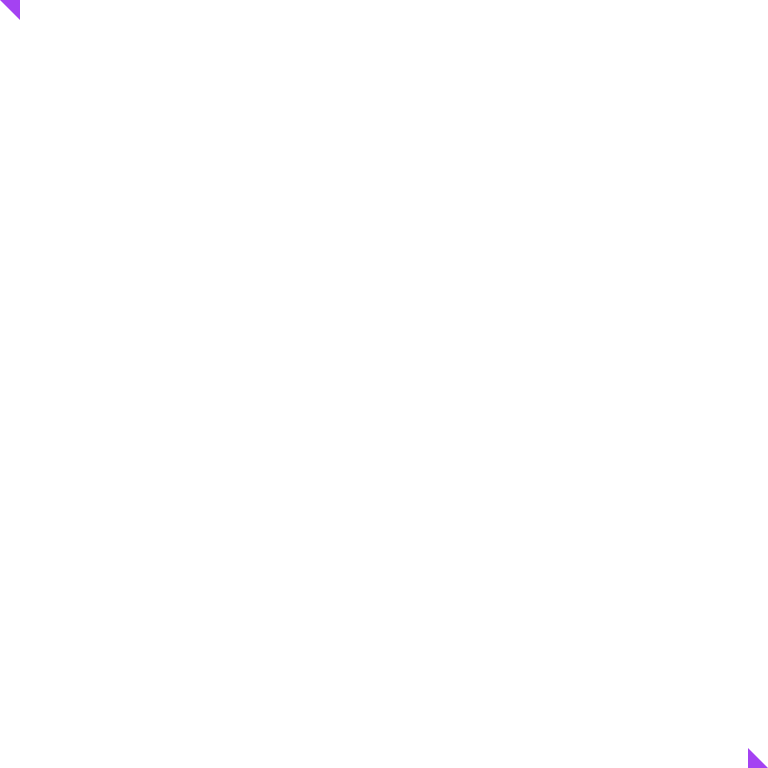
Frame 1 (no input)
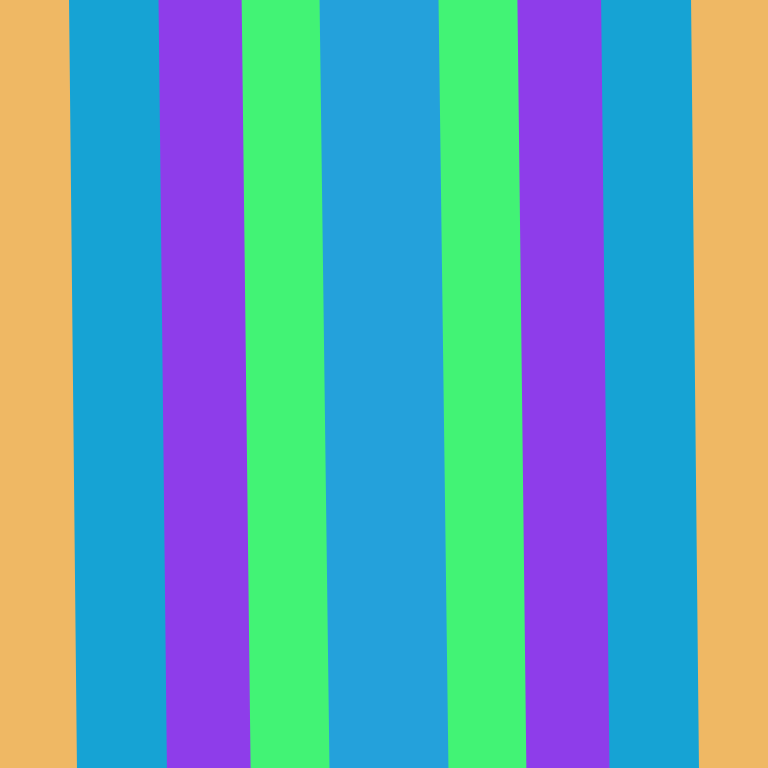
Frame 60 (the mouse pressed at the canvas centre just before this capture)
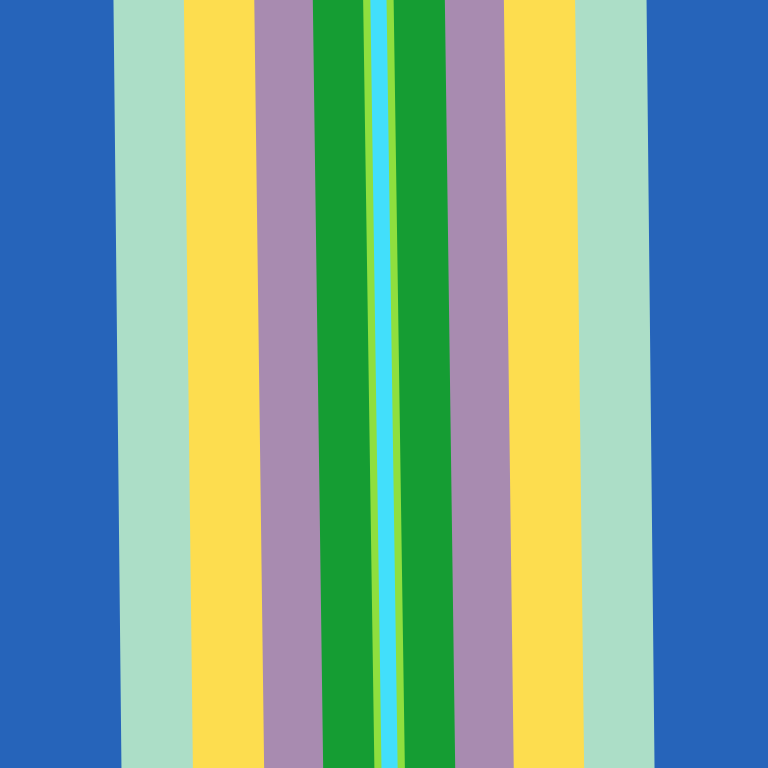
Frame 120 (the mouse held since frame 60 and released just before this capture)

The Processing sketch that drew these frames (run headless with seeded random() and noise(); from frame 60 on, the mouse is pressed at the canvas centre):

// Processing sketch: angles
// ── angles.pde
int count = 3;
float x1, y1, x2, y2, x3, y3;
float xa, ya, xb, yb, xc, yc;

void setup() {
  size(768, 768);
  background(255);
  noStroke();

  x1 = 0;
  y1 = 0;
  x2 = 20;
  y2 = 0;
  x3 = 20;
  y3 = 20;
  
  xa = width;
  ya = height;
  xb = width - 20;
  yb = height;
  xc = width - 20;
  yc = height - 20;
}

void draw() {

  fill(random(0, 255), random(0, 255), random(0, 255));
  
  triangle(x1, y1, x2, y2, x3, y3);
  
  float increment = random(-100, 100);
  float y_factor = random(1, 4);
  
  x1 += increment;
  x2 += increment * 2;
  x3 += increment;
  y3 += increment * y_factor;
  
  triangle(xa, ya, xb, yb, xc, yc);
  
  xa -= increment;
  xb -= increment * 2;
  xc -= increment;
  yc -= increment * y_factor;
  
  if(x1 > width || xa < 0 || x1 < -width || xa > width) {
    x1 = 0;
    y1 = 0;
    x2 = 20;
    y2 = 0;
    x3 = 20;
    y3 = 20;
    
    xa = width;
    ya = height;
    xb = width - 20;
    yb = height;
    xc = width - 20;
    yc = height - 20;
  }
  
  delay(50);
}
